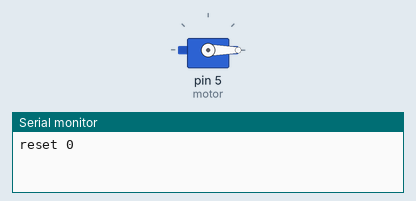
The sketch below on a simulated Arduino Uno, built with avr-gcc and run on an emulated ATmega328P. On the bench: servo, the last lines printed to the serial monitor.

Above: at 0.1 s.
At 1.1 s:
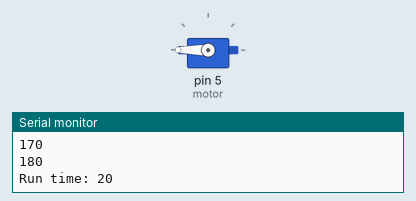
Timing chart, 0 to 2.6 s (numbered marks = the images above):
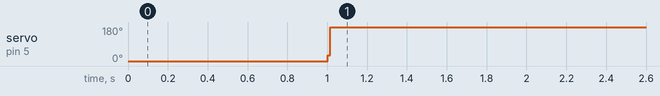

Measured:
- by itself, servo on pin 5 (motor): 0° → 180° at 1.0 s

The sketch:

modulo.ino
```cpp
#include <Servo.h>

Servo motor;

void setup() {
  Serial.begin(9600);
  motor.attach(5);
}

int i = 0, desiredAngle = 180, currentAngle = 0;
unsigned int startTime = 0, endTime = 0;

void loop() {
  motor.write(0);
  Serial.println("reset 0");
  delay(1000);

  startTime = millis();
  for (i = motor.read(); i <= desiredAngle; i++) {
    if (i % 10 == 0) {
      motor.write(i);
      Serial.println(i);
    }
  }
  endTime = millis();

  Serial.print("Run time: ");
  Serial.println(endTime - startTime);

  delay(1000000);
}
```
